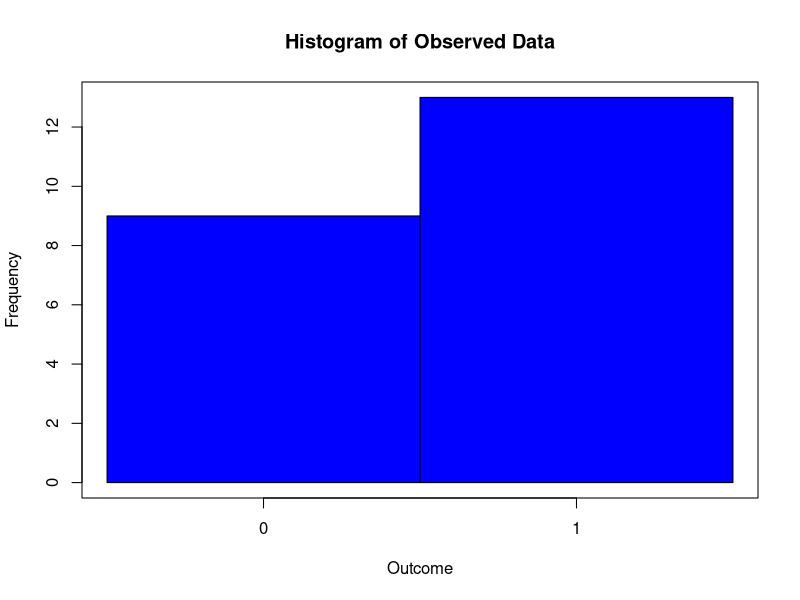
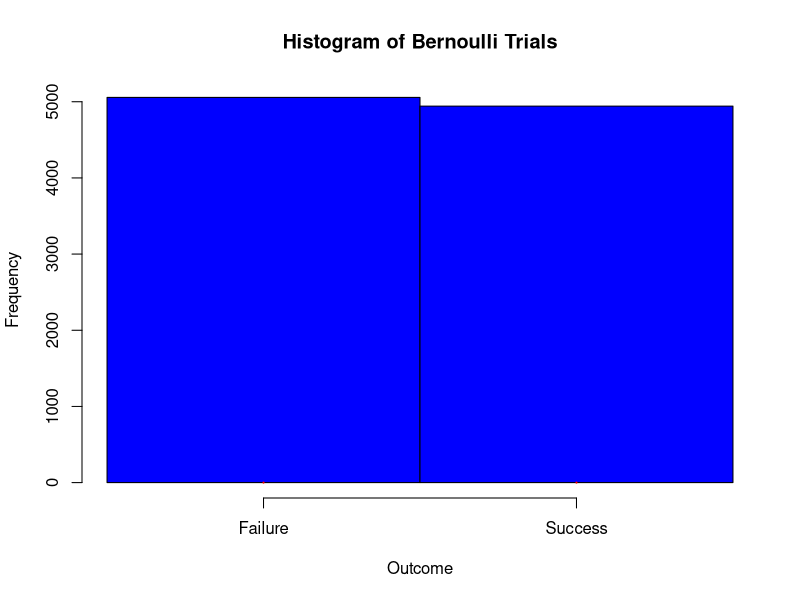
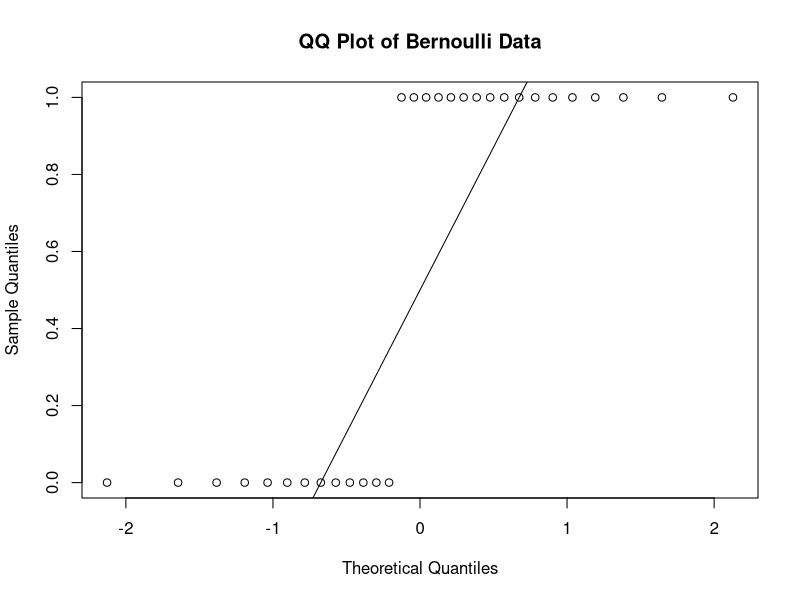
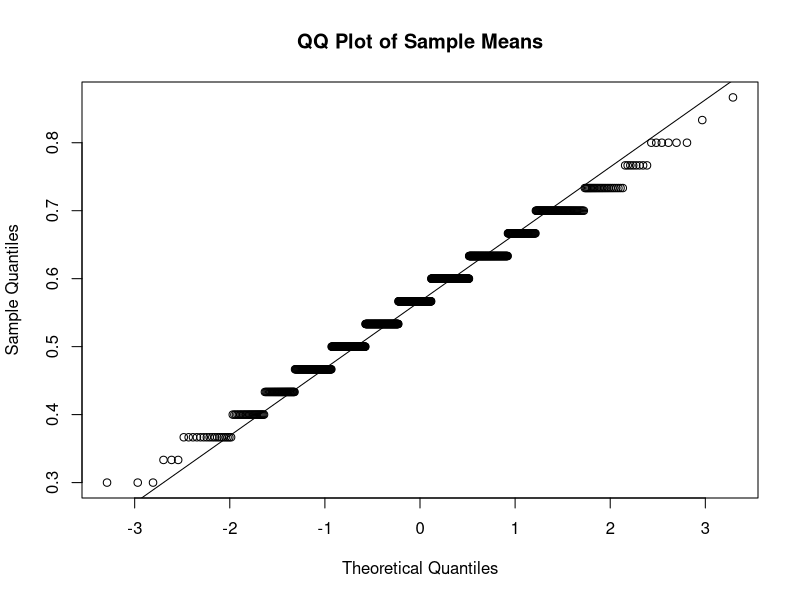

These figures' R source, in order:
#replicated the 'Results Score' column to get at least 30 observations
results<-c(1,1,0,1,0,0,1,0,0,0,1,0,1,1,1,1,1,0,1,0,1,1)

results
# Frequency table for 'Results Score'
freq_table <- table(results)
print(freq_table)

# Proportion table for better understanding
prop_table <- prop.table(freq_table)
print(prop_table)

# Calculate the number of trials
n <- length(results)
n
# Calculate the probability of success from observed data
p_hat <- sum(results) / n
p_hat

#observation varience
obs_var= p_hat*(1-p_hat)/n
obs_var

# Create a histogram of the observed data
hist(results, breaks=seq(-0.5, 1.5, by=1), col="blue", xlab="Outcome", ylab="Frequency", main="Histogram of Observed Data", xaxt='n', axes=FALSE)
axis(side=1, at=c(0, 1))  # Set x-axis labels to 0 and 1
axis(side=2)  # Add default y-axis
box()  # Add a box around the plot


# Population(simulation of the true population)
# Set the seed for reproducibility
set.seed(123)

# Parameters for Bernoulli trials
size <- 1      # Each trial is a Bernoulli trial (size=1)
prob <- 0.5   # Probability of success in each trial
n.1 <- 10000         # Number of trials

# Generate Bernoulli trial data (this is equivalent to simulating individual Bernoulli trials)
pop_data <- rbinom(n.1, size, prob)
pop_variance<-var(pop_data)
pop_variance
# Calculate probabilities for the outcomes of a single Bernoulli trial
y_0 <- dbinom(0, size, prob)  # Probability of 0 successes (failure)
y_1 <- dbinom(1, size, prob)  # Probability of 1 success (success)

# Print probabilities
print(paste("Probability of failure (0 successes):", y_0))
print(paste("Probability of success (1 success):", y_1))

# Display the histogram of the Bernoulli trials
hist(pop_data, breaks=seq(-0.5, 1.5, 1), main="Histogram of Bernoulli Trials", col="blue", xlab="Outcome", xlim=c(-0.5, 1.5), xaxt='n')
axis(1, at=c(0,1), labels=c("Failure", "Success"))

# Add the theoretical Bernoulli distribution as lines on top of the histogram
x_values <- c(0, 1)  # Points at which to place the lines
y_values <- c(y_0, y_1)  # Heights of the lines, corresponding to probabilities
lines(x_values, y_values, type="h", col="red", lwd=2)  # 'type="h"' creates a histogram-like line plot for clarity

###################################################################################
#checking for Normality 

# Replicating the 'Results Score' column to get at least 30 observations
results_30 <- rep(results, length.out = 30)

# Calculating the sample mean (proportion of successes)
p_hat_30 <- mean(results_30)

# QQ plot for the original Bernoulli data
qqnorm(results_30, main = "QQ Plot of Bernoulli Data")
qqline(results_30)

# Number of resamples
num_resamples <- 1000

# Number of observations in each resample
n.2 <- length(results_30)

# Storage for sample means
sample_means <- numeric(num_resamples)

# Generate resamples and calculate sample means
set.seed(123)  # For reproducibility
for (i in 1:num_resamples) {
  sample_means[i] <- mean(sample(results_30, size = n.2, replace = TRUE))
}

# QQ plot for the sample means
qqnorm(sample_means, main = "QQ Plot of Sample Means")
qqline(sample_means)
##################################################################################

# Get confidence intervals for p_hat=mean 
#theoretical population mean
mu=0.5
#sample_data(observation)
p_hat <- sum(results) / n
p_hat

#unbiased sample Variance
sample_var=var(results) 
sample_var
samp_sd=sqrt(sample_var)
samp_sd


#find population mean 
#calculate t sub-alpha, alpha=0.05 and using t-stat since n<30 and pop variance unknown
df=n-1
df

#95% confidence interval
alpha=0.05

cv=qt(alpha/2,df,lower.tail=FALSE)
cv
se=samp_sd/sqrt(n)
se

moe=cv*se
moe

low_interval=p_hat-moe
high_interval=p_hat+moe
low_interval=round(low_interval,4)
high_interval=round(high_interval,4)
low_interval
high_interval
#we are 95% sure that from several simulations the population mean will be between [0.3678,0.814]

##Reject H0 in favor of H1 if p_hat > - c or p_hat< + c for two tailed test
#HO:mu=0.50; H1 does NOT=0.50

mu=0.5
p_hat


#calculate "for some c"(cut off):
c.up=mu+cv*(samp_sd/sqrt(n))
c.down=mu-cv*(samp_sd/sqrt(n))
c.up
c.down

#Test shows: Fail to REJECT H0 in favor of H1 since p_hat is between [0.2768,0.723]

#calculate p_value
t=(p_hat-mu)/(samp_sd/sqrt(n))
t

p_value=2*1-(pnorm(t))
p_value
#since p_value>alpha ,Fail to reject(accept) H0!

#Find Population Variance:chi-square distribution;CI
low=qchisq(alpha/2,df,lower.tail=FALSE)
up=qchisq(1-alpha/2,df,lower.tail = FALSE)
chi_low=(df*sample_var)/low
chi_up=(df*sample_var)/up
chi_low=round(chi_low,4)
chi_up=round(chi_up,4)
chi_low
chi_up
#we are 95% confident that from several simulation the population variance will be between [0.1499,0.5172]
sample_var
pop_variance

# Test statistic
chi_sq <-(df * sample_var) / pop_variance


# P-value
p_value <- 2 * min(pchisq(chi_sq, df), 1 - pchisq(chi_sq, df))

# Output the test statistic and p-value
chi_sq
p_value

#Since the p-value is greater than 0.05, you fail to reject the null hypothesis. 
#This means there is no significant difference between the observed variance and the hypothesized population variance.

